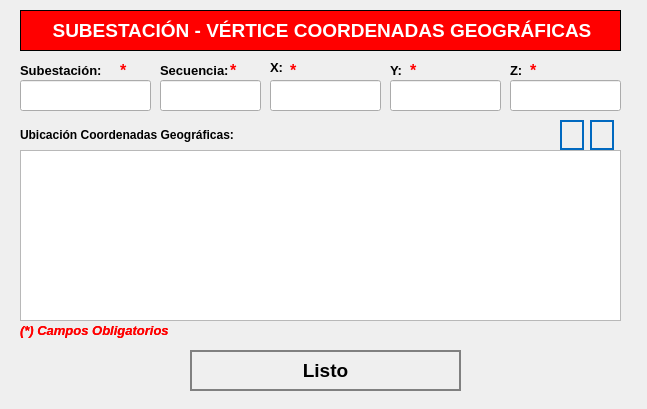
<?xml version="1.0" encoding="UTF-8"?>
<ui version="4.0">
 <class>NewBook</class>
 <widget class="QWidget" name="NewBook">
  <property name="geometry">
   <rect>
    <x>0</x>
    <y>0</y>
    <width>647</width>
    <height>409</height>
   </rect>
  </property>
  <property name="windowTitle">
   <string>Nuevo Registro</string>
  </property>
  <property name="styleSheet">
   <string notr="true">QPushButton
{	
	height: 2em;
 	border-style: solid;
	border-width: 2px;
 	border-color: grey;
	font-weight: bold;
}

QPushButton:hover
{
   	background-color:grey;
	color:white;
}</string>
  </property>
  <widget class="QLabel" name="label">
   <property name="geometry">
    <rect>
     <x>20</x>
     <y>10</y>
     <width>601</width>
     <height>41</height>
    </rect>
   </property>
   <property name="font">
    <font>
     <underline>false</underline>
    </font>
   </property>
   <property name="autoFillBackground">
    <bool>false</bool>
   </property>
   <property name="styleSheet">
    <string notr="true">background-color: red;</string>
   </property>
   <property name="frameShape">
    <enum>QFrame::Box</enum>
   </property>
   <property name="text">
    <string>&lt;html&gt;&lt;head/&gt;&lt;body&gt;&lt;p align=&quot;center&quot;&gt;&lt;span style=&quot; font-size:14pt; font-weight:600; color:#ffffff;&quot;&gt;SUBESTACIÓN - VÉRTICE COORDENADAS GEOGRÁFICAS&lt;/span&gt;&lt;/p&gt;&lt;/body&gt;&lt;/html&gt;</string>
   </property>
  </widget>
  <widget class="QLabel" name="label_dni_2">
   <property name="geometry">
    <rect>
     <x>390</x>
     <y>60</y>
     <width>91</width>
     <height>21</height>
    </rect>
   </property>
   <property name="text">
    <string>&lt;html&gt;&lt;head/&gt;&lt;body&gt;&lt;p&gt;&lt;span style=&quot; font-size:10pt; font-weight:600;&quot;&gt;Y:&lt;/span&gt;&lt;/p&gt;&lt;/body&gt;&lt;/html&gt;</string>
   </property>
  </widget>
  <widget class="QLabel" name="label_advertencia_dni">
   <property name="geometry">
    <rect>
     <x>20</x>
     <y>320</y>
     <width>251</width>
     <height>21</height>
    </rect>
   </property>
   <property name="text">
    <string>&lt;html&gt;&lt;head/&gt;&lt;body&gt;&lt;p&gt;&lt;span style=&quot; font-size:10pt; font-weight:600; font-style:italic; color:#ff0000;&quot;&gt;(*) Campos Obligatorios&lt;/span&gt;&lt;/p&gt;&lt;/body&gt;&lt;/html&gt;</string>
   </property>
  </widget>
  <widget class="QPushButton" name="btnDeleteEsquema">
   <property name="geometry">
    <rect>
     <x>590</x>
     <y>120</y>
     <width>24</width>
     <height>30</height>
    </rect>
   </property>
   <property name="font">
    <font>
     <pointsize>12</pointsize>
     <weight>75</weight>
     <bold>true</bold>
    </font>
   </property>
   <property name="cursor">
    <cursorShape>PointingHandCursor</cursorShape>
   </property>
   <property name="styleSheet">
    <string notr="true">QPushButton
{	
	height: 2em;
 	border-style: solid;
	border-width: 2px;
 	border-color: #0069c0;
	font-weight: bold;
}

QPushButton:hover
{
   	background-color:#0069c0;
	color:white;
}</string>
   </property>
   <property name="text">
    <string/>
   </property>
   <property name="icon">
    <iconset>
     <normaloff>../assets/icons/deletesquare.png</normaloff>../assets/icons/deletesquare.png</iconset>
   </property>
   <property name="iconSize">
    <size>
     <width>25</width>
     <height>25</height>
    </size>
   </property>
   <property name="autoDefault">
    <bool>true</bool>
   </property>
   <property name="default">
    <bool>true</bool>
   </property>
   <property name="flat">
    <bool>true</bool>
   </property>
  </widget>
  <widget class="QPushButton" name="btnAddEsquema">
   <property name="geometry">
    <rect>
     <x>560</x>
     <y>120</y>
     <width>24</width>
     <height>30</height>
    </rect>
   </property>
   <property name="font">
    <font>
     <pointsize>12</pointsize>
     <weight>75</weight>
     <bold>true</bold>
    </font>
   </property>
   <property name="cursor">
    <cursorShape>PointingHandCursor</cursorShape>
   </property>
   <property name="styleSheet">
    <string notr="true">QPushButton
{	
	height: 2em;
 	border-style: solid;
	border-width: 2px;
 	border-color: #0069c0;
	font-weight: bold;
}

QPushButton:hover
{
   	background-color:#0069c0;
	color:white;
}</string>
   </property>
   <property name="text">
    <string/>
   </property>
   <property name="icon">
    <iconset>
     <normaloff>../assets/icons/add-icon.png</normaloff>../assets/icons/add-icon.png</iconset>
   </property>
   <property name="iconSize">
    <size>
     <width>25</width>
     <height>25</height>
    </size>
   </property>
   <property name="autoDefault">
    <bool>true</bool>
   </property>
   <property name="default">
    <bool>true</bool>
   </property>
   <property name="flat">
    <bool>true</bool>
   </property>
  </widget>
  <widget class="QLabel" name="ast_aquienvisita_2">
   <property name="geometry">
    <rect>
     <x>230</x>
     <y>60</y>
     <width>21</width>
     <height>21</height>
    </rect>
   </property>
   <property name="text">
    <string>&lt;html&gt;&lt;head/&gt;&lt;body&gt;&lt;p&gt;&lt;span style=&quot; font-size:12pt; font-weight:600; color:#ff0000;&quot;&gt;*&lt;/span&gt;&lt;/p&gt;&lt;/body&gt;&lt;/html&gt;</string>
   </property>
  </widget>
  <widget class="QLineEdit" name="inputX">
   <property name="geometry">
    <rect>
     <x>270</x>
     <y>80</y>
     <width>111</width>
     <height>31</height>
    </rect>
   </property>
   <property name="font">
    <font>
     <pointsize>12</pointsize>
    </font>
   </property>
   <property name="inputMethodHints">
    <set>Qt::ImhDigitsOnly</set>
   </property>
  </widget>
  <widget class="QLabel" name="label_visitante_2">
   <property name="geometry">
    <rect>
     <x>510</x>
     <y>60</y>
     <width>121</width>
     <height>21</height>
    </rect>
   </property>
   <property name="text">
    <string>&lt;html&gt;&lt;head/&gt;&lt;body&gt;&lt;p&gt;&lt;span style=&quot; font-size:10pt; font-weight:600;&quot;&gt;Z:&lt;/span&gt;&lt;/p&gt;&lt;/body&gt;&lt;/html&gt;</string>
   </property>
  </widget>
  <widget class="QTableWidget" name="tableEsquema">
   <property name="geometry">
    <rect>
     <x>20</x>
     <y>150</y>
     <width>601</width>
     <height>171</height>
    </rect>
   </property>
   <property name="autoFillBackground">
    <bool>true</bool>
   </property>
   <property name="lineWidth">
    <number>5</number>
   </property>
   <property name="editTriggers">
    <set>QAbstractItemView::NoEditTriggers</set>
   </property>
   <property name="textElideMode">
    <enum>Qt::ElideLeft</enum>
   </property>
   <attribute name="horizontalHeaderMinimumSectionSize">
    <number>10</number>
   </attribute>
  </widget>
  <widget class="QLabel" name="label_fecha_2">
   <property name="geometry">
    <rect>
     <x>270</x>
     <y>60</y>
     <width>101</width>
     <height>16</height>
    </rect>
   </property>
   <property name="text">
    <string>&lt;html&gt;&lt;head/&gt;&lt;body&gt;&lt;p&gt;&lt;span style=&quot; font-size:10pt; font-weight:600;&quot;&gt;X:&lt;/span&gt;&lt;/p&gt;&lt;/body&gt;&lt;/html&gt;</string>
   </property>
  </widget>
  <widget class="QLineEdit" name="inputSecuencia">
   <property name="geometry">
    <rect>
     <x>160</x>
     <y>80</y>
     <width>101</width>
     <height>31</height>
    </rect>
   </property>
   <property name="font">
    <font>
     <pointsize>12</pointsize>
    </font>
   </property>
  </widget>
  <widget class="QLabel" name="ast_aquienvisita_4">
   <property name="geometry">
    <rect>
     <x>410</x>
     <y>60</y>
     <width>21</width>
     <height>21</height>
    </rect>
   </property>
   <property name="text">
    <string>&lt;html&gt;&lt;head/&gt;&lt;body&gt;&lt;p&gt;&lt;span style=&quot; font-size:12pt; font-weight:600; color:#ff0000;&quot;&gt;*&lt;/span&gt;&lt;/p&gt;&lt;/body&gt;&lt;/html&gt;</string>
   </property>
  </widget>
  <widget class="QLabel" name="ast_aquienvisita_3">
   <property name="geometry">
    <rect>
     <x>290</x>
     <y>60</y>
     <width>21</width>
     <height>21</height>
    </rect>
   </property>
   <property name="text">
    <string>&lt;html&gt;&lt;head/&gt;&lt;body&gt;&lt;p&gt;&lt;span style=&quot; font-size:12pt; font-weight:600; color:#ff0000;&quot;&gt;*&lt;/span&gt;&lt;/p&gt;&lt;/body&gt;&lt;/html&gt;</string>
   </property>
  </widget>
  <widget class="QLabel" name="label_4">
   <property name="geometry">
    <rect>
     <x>20</x>
     <y>120</y>
     <width>311</width>
     <height>30</height>
    </rect>
   </property>
   <property name="text">
    <string>&lt;html&gt;&lt;head/&gt;&lt;body&gt;&lt;p&gt;&lt;span style=&quot; font-size:9pt; font-weight:600;&quot;&gt;Ubicación Coordenadas Geográficas:&lt;/span&gt;&lt;/p&gt;&lt;/body&gt;&lt;/html&gt;</string>
   </property>
   <property name="scaledContents">
    <bool>true</bool>
   </property>
  </widget>
  <widget class="QLabel" name="ast_aquienvisita_5">
   <property name="geometry">
    <rect>
     <x>530</x>
     <y>60</y>
     <width>21</width>
     <height>21</height>
    </rect>
   </property>
   <property name="text">
    <string>&lt;html&gt;&lt;head/&gt;&lt;body&gt;&lt;p&gt;&lt;span style=&quot; font-size:12pt; font-weight:600; color:#ff0000;&quot;&gt;*&lt;/span&gt;&lt;/p&gt;&lt;/body&gt;&lt;/html&gt;</string>
   </property>
  </widget>
  <widget class="QLabel" name="label_nota_obligatoria">
   <property name="geometry">
    <rect>
     <x>20</x>
     <y>320</y>
     <width>281</width>
     <height>21</height>
    </rect>
   </property>
   <property name="text">
    <string>&lt;html&gt;&lt;head/&gt;&lt;body&gt;&lt;p&gt;&lt;span style=&quot; font-size:10pt; font-weight:600; font-style:italic; color:#ff0000;&quot;&gt;(*) Campos Obligatorios&lt;/span&gt;&lt;/p&gt;&lt;/body&gt;&lt;/html&gt;</string>
   </property>
  </widget>
  <widget class="QLabel" name="ast_aquienvisita">
   <property name="geometry">
    <rect>
     <x>120</x>
     <y>60</y>
     <width>21</width>
     <height>21</height>
    </rect>
   </property>
   <property name="text">
    <string>&lt;html&gt;&lt;head/&gt;&lt;body&gt;&lt;p&gt;&lt;span style=&quot; font-size:12pt; font-weight:600; color:#ff0000;&quot;&gt;*&lt;/span&gt;&lt;/p&gt;&lt;/body&gt;&lt;/html&gt;</string>
   </property>
  </widget>
  <widget class="QLabel" name="label_area_2">
   <property name="geometry">
    <rect>
     <x>160</x>
     <y>60</y>
     <width>101</width>
     <height>21</height>
    </rect>
   </property>
   <property name="text">
    <string>&lt;html&gt;&lt;head/&gt;&lt;body&gt;&lt;p&gt;&lt;span style=&quot; font-size:10pt; font-weight:600;&quot;&gt;Secuencia:&lt;/span&gt;&lt;/p&gt;&lt;/body&gt;&lt;/html&gt;</string>
   </property>
  </widget>
  <widget class="QLineEdit" name="inputCodigoCentral">
   <property name="geometry">
    <rect>
     <x>20</x>
     <y>80</y>
     <width>131</width>
     <height>31</height>
    </rect>
   </property>
   <property name="font">
    <font>
     <pointsize>12</pointsize>
    </font>
   </property>
  </widget>
  <widget class="QLineEdit" name="inputY">
   <property name="geometry">
    <rect>
     <x>390</x>
     <y>80</y>
     <width>111</width>
     <height>31</height>
    </rect>
   </property>
   <property name="font">
    <font>
     <pointsize>12</pointsize>
    </font>
   </property>
   <property name="inputMethodHints">
    <set>Qt::ImhDigitsOnly</set>
   </property>
  </widget>
  <widget class="QLabel" name="label_aquienVisita">
   <property name="geometry">
    <rect>
     <x>20</x>
     <y>60</y>
     <width>131</width>
     <height>21</height>
    </rect>
   </property>
   <property name="text">
    <string>&lt;html&gt;&lt;head/&gt;&lt;body&gt;&lt;p&gt;&lt;span style=&quot; font-size:10pt; font-weight:600;&quot;&gt;Subestación:&lt;/span&gt;&lt;/p&gt;&lt;/body&gt;&lt;/html&gt;</string>
   </property>
  </widget>
  <widget class="QLineEdit" name="inputZ">
   <property name="geometry">
    <rect>
     <x>510</x>
     <y>80</y>
     <width>111</width>
     <height>31</height>
    </rect>
   </property>
   <property name="font">
    <font>
     <pointsize>12</pointsize>
    </font>
   </property>
  </widget>
  <widget class="QPushButton" name="cancelButton">
   <property name="geometry">
    <rect>
     <x>190</x>
     <y>350</y>
     <width>271</width>
     <height>41</height>
    </rect>
   </property>
   <property name="font">
    <font>
     <pointsize>14</pointsize>
     <weight>75</weight>
     <bold>true</bold>
    </font>
   </property>
   <property name="cursor">
    <cursorShape>PointingHandCursor</cursorShape>
   </property>
   <property name="styleSheet">
    <string notr="true">QPushButton
{	
	height: 2em;
 	border-style: solid;
	border-width: 2px;
 	border-color: grey;
	font-weight: bold;
}

QPushButton:hover
{
   	background-color:grey;
	color:white;
}</string>
   </property>
   <property name="text">
    <string>Listo</string>
   </property>
   <property name="icon">
    <iconset>
     <normaloff>../assets/icons/exitoso.png</normaloff>../assets/icons/exitoso.png</iconset>
   </property>
   <property name="iconSize">
    <size>
     <width>30</width>
     <height>30</height>
    </size>
   </property>
   <property name="autoDefault">
    <bool>true</bool>
   </property>
   <property name="default">
    <bool>true</bool>
   </property>
   <property name="flat">
    <bool>true</bool>
   </property>
  </widget>
 </widget>
 <resources/>
 <connections/>
</ui>
